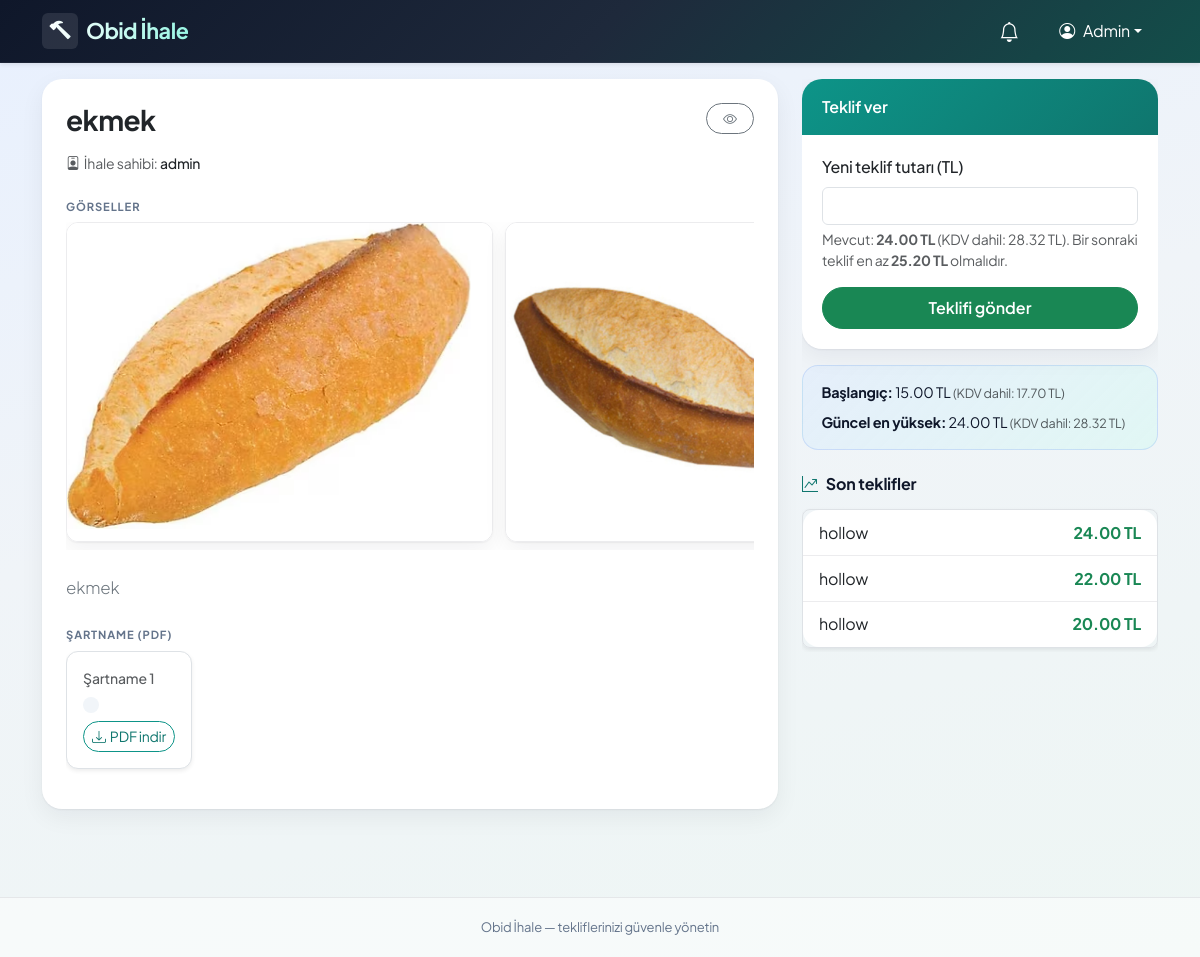
Screenshot of /auctions/29/ (signed in) with the database file from the repository.
### auctions/models.py (models this page shows, shortened)
class Auction(models.Model):
    owner = models.ForeignKey(
        User,
        on_delete=models.CASCADE,
        related_name = "auctions")
    winner = models.ForeignKey(
        User,
        on_delete=models.SET_NULL,
        null=True,
        blank=True,
        related_name="won_auctions"
    )
    title = models.CharField(max_length=200)
    description = models.TextField()
    starting_price = models.DecimalField(max_digits=10, decimal_places=2)
    current_price = models.DecimalField(max_digits=10, decimal_places=2)
    vat_rate = models.DecimalField(max_digits=3, decimal_places=2, default=Decimal('0.18'), help_text="KDV oranı (örn: 0.18 için %18)")
    created_at = models.DateTimeField(auto_now_add=True)
    active = models.BooleanField(default=True)
    end_time = models.DateTimeField(null=True, blank=True)
    def expire_if_needed(self):
        if self.active and self.end_time and timezone.now() > self.end_time:
            self._close_auction()
            return True
        return False
    @classmethod
    def expire_overdue(cls):
        expired_auctions = cls.objects.filter(active=True, end_time__isnull=False, end_time__lt=timezone.now()).prefetch_related('bids')
        updated_count = 0
        for auction in expired_auctions:
            auction._close_auction()
            updated_count += 1
        return updated_count
    def get_minimum_bid_amount(self):
        minimum = self.current_price * Decimal('1.05')
        return minimum.quantize(Decimal('0.01'), rounding=ROUND_CEILING)
    @property
    def starting_price_with_vat(self):
        return (self.starting_price * (1 + self.vat_rate)).quantize(Decimal('0.01'), rounding=ROUND_CEILING)
    @property
    def current_price_with_vat(self):
        return (self.current_price * (1 + self.vat_rate)).quantize(Decimal('0.01'), rounding=ROUND_CEILING)
    class Meta:
        verbose_name = "İhale"
        verbose_name_plural = "İhaleler"

class AuctionImage(models.Model):
    auction = models.ForeignKey(
        Auction,
        on_delete=models.CASCADE,
        related_name="images",
    )
    image = models.ImageField(upload_to="auction_gallery/")
    order = models.PositiveSmallIntegerField(default=0)
    class Meta:
        ordering = ["order", "id"]
        verbose_name = "İhale görseli"
        verbose_name_plural = "İhale görselleri"

class AuctionSpecificationFile(models.Model):
    auction = models.ForeignKey(
        Auction,
        on_delete=models.CASCADE,
        related_name="specification_files",
    )
    file = models.FileField(
        upload_to="auction_specifications/",
        validators=[FileExtensionValidator(allowed_extensions=["pdf"])],
    )
    order = models.PositiveSmallIntegerField(default=0)
    class Meta:
        ordering = ["order", "id"]
        verbose_name = "Şartname (PDF)"
        verbose_name_plural = "Şartname dosyaları"

class Bid(models.Model):
    user = models.ForeignKey(
        User,
        on_delete=models.CASCADE,
        related_name = "bids"
    )
    auction = models.ForeignKey(
        Auction,
        on_delete=models.CASCADE,
        related_name = "bids"
    )
    amount = models.DecimalField(max_digits=10, decimal_places=2)
    created_at = models.DateTimeField(auto_now_add=True)
    class Meta:
        unique_together = ('auction', 'user', 'amount')
        verbose_name = "Teklif"
        verbose_name_plural = "Teklifler"

### auctions/views.py (the view)
# urls.py: path('<int:pk>/', views.tender_detail, name='detail'),
def tender_detail(request, pk):
    auction = get_object_or_404(
        Auction.objects.prefetch_related("images", "specification_files"),
        pk=pk,
    )
    auction.expire_if_needed()
    form = None
    if request.method == "POST":
        if not request.user.is_authenticated:
            messages.warning(request, "Teklif vermek için önce giriş yapmalısınız.")
            return redirect('auctions:detail', pk=pk)
        with transaction.atomic():
            auction = Auction.objects.select_for_update().prefetch_related(
                "images", "specification_files"
            ).get(pk=pk)
            auction.expire_if_needed()
            if not auction.active:
                messages.error(request, "Bu ihale bitmiş olduğu için artık teklif kabul etmiyor.")
                return redirect('auctions:detail', pk=pk)
            form = BidForm(request.POST, auction=auction)
            if form.is_valid():
                bid = form.save(commit=False)
                bid.user = request.user
                bid.auction = auction
                try:
                    bid.save()
                except IntegrityError:
                    messages.error(
                        request,
                        "Bu teklif zaten mevcut veya işlem sırasında bir hata oluştu. Lütfen tekrar deneyiniz."
                    )
                    return redirect('auctions:detail', pk=pk)
                auction.current_price = bid.amount
                auction.save(update_fields=['current_price'])
                messages.success(request, "Teklifiniz başarıyla kaydedildi.")
                return redirect('auctions:detail', pk=pk)
            else:
                for error in form.errors.values():
                    messages.error(request, error)
    else:
        if request.user.is_authenticated:
            form = BidForm(auction=auction)
    bids = auction.bids.all().order_by('-amount')[:5]
    min_next_bid = auction.get_minimum_bid_amount()
    is_watched = False
    if request.user.is_authenticated:
        is_watched = AuctionWatchlistEntry.objects.filter(
            user=request.user, auction=auction
        ).exists()
    return render(request, 'auctions/tender_detail.html', {
        'auction': auction,
        'bids': bids,
        'form': form,
        'min_next_bid': min_next_bid,
        'is_watched': is_watched,
    })

### templates/auctions/tender_detail.html (shortened to what this page needs)
{% extends 'users/base.html' %}
{% block content %}
<div class="container py-3">
    <div class="row g-4">
        <div class="col-lg-8">
            <div class="card detail-main-card border-0 mb-4">
                <div class="card-body p-4">
                    <div class="d-flex align-items-start justify-content-between gap-3 flex-wrap mb-3">
                        <h1 class="h3 card-title mb-0 fw-bold flex-grow-1" style="letter-spacing:-0.02em;">{{ auction.title }}</h1>
                        {% if user.is_authenticated %}
                        <button type="button" id="watchlist-toggle" class="btn btn-outline-secondary btn-sm rounded-pill px-3 flex-shrink-0"
                                data-watched="{{ is_watched|yesno:'true,false' }}"
                                data-url="{% url 'auctions:toggle_watchlist' auction.id %}"
                                title="İzleme listesine ekle veya çıkar">
                            <i class="bi bi-eye{% if is_watched %}-fill{% endif %}" id="watchlist-icon" aria-hidden="true"></i>
                        </button>
                        {% endif %}
                    </div>
                    <p class="text-muted mb-4 small">
                        <i class="bi bi-person-badge me-1"></i>İhale sahibi: <span class="text-dark fw-medium">{{ auction.owner.username }}</span>
                    </p>
                    {% with imgs=auction.images.all pdfs=auction.specification_files.all %}
                        {% if imgs %}
                        <p class="section-label mb-2">Görseller</p>
                        <div class="auction-gallery mb-4" role="region" aria-label="İhale görselleri">
                            {% for gi in imgs %}
                            <img src="{{ gi.image.url }}" class="img-fluid" loading="lazy" alt="{{ auction.title }} — görsel {{ forloop.counter }}">
                            {% endfor %}
                        </div>
                        {% endif %}
                        <p class="lead text-secondary mb-4" style="font-size:1.05rem;line-height:1.65;">{{ auction.description }}</p>
                        {% if pdfs %}
                        <p class="section-label mb-2">Şartname (PDF)</p>
                        <div class="pdf-viewers-row mb-2" role="region" aria-label="Şartname PDF önizlemeleri">
                            {% for spec in pdfs %}
                            <div class="pdf-viewer-card flex-shrink-0 border bg-white p-3 shadow-sm"
                                 data-pdf-url="{{ spec.file.url }}">
                                <div class="small text-muted mb-2 fw-medium">Şartname {{ forloop.counter }}</div>
                                <div class="pdf-pages"></div>
                                <a href="{{ spec.file.url }}" class="btn btn-sm btn-outline-primary mt-2 w-100 rounded-pill" download>
                                    <i class="bi bi-download me-1"></i>PDF indir
                                </a>
                            </div>
                            {% endfor %}
                        </div>
                        {% endif %}
                    {% endwith %}
                </div>
            </div>
        </div>
        <div class="col-lg-4">
            <aside class="auction-sidebar-sticky">
            <div class="card bid-panel-card mb-3">
                <div class="card-header text-white">Teklif ver</div>
                <div class="card-body">
                    {% if auction.active %}
                        {% if user.is_authenticated %}
                        <form method="POST">
                            <div class="mb-3">
                                <label class="form-label fw-medium">Yeni teklif tutarı (TL)</label>
                                {{ form.amount }}
                                <div class="form-text small">
                                    Mevcut: <strong>{{ auction.current_price }} TL</strong> (KDV dahil: {{ auction.current_price_with_vat }} TL). Bir sonraki teklif en az <strong>{{ min_next_bid }} TL</strong> olmalıdır.
                                </div>
                            </div>
                            <button type="submit" class="btn btn-success w-100 rounded-pill py-2 fw-semibold">Teklifi gönder</button>
                        </form>
                        {% else %}
                        <div class="alert alert-warning small mb-3 rounded-3 border-0">Teklif vermek için giriş yapmalısınız.</div>
                        <a href="{% url 'users:login' %}" class="btn btn-primary w-100 rounded-pill py-2">Giriş yap</a>
                        {% endif %}
                    {% else %}
                        <div class="alert alert-secondary small mb-0 rounded-3">Bu ihale tekliflere kapalıdır.</div>
                    {% endif %}
                </div>
            </div>
            <div class="info-strip mb-4">
                <div class="d-flex flex-column gap-2">
                    <span><strong>Başlangıç:</strong> {{ auction.starting_price }} TL <small class="text-muted">(KDV dahil: {{ auction.starting_price_with_vat }} TL)</small></span>
                    <span><strong>Güncel en yüksek:</strong> {{ auction.current_price }} TL <small class="text-muted">(KDV dahil: {{ auction.current_price_with_vat }} TL)</small></span>
                </div>
            </div>
            <div class="bids-list">
                <h2 class="h6 fw-bold mb-3 d-flex align-items-center gap-2">
                    <i class="bi bi-graph-up-arrow text-primary"></i> Son teklifler
                </h2>
                <ul class="list-group list-group-flush shadow-sm rounded-3 overflow-hidden border">
                    {% for bid in bids %}
                        <li class="list-group-item d-flex justify-content-between align-items-center">
                            <span class="text-truncate me-2">{{ bid.user.username }}</span>
                            <strong class="text-success text-nowrap">{{ bid.amount }} TL</strong>
                        </li>
                    {% empty %}
                        <li class="list-group-item text-muted text-center small py-4">Henüz teklif yok.</li>
                    {% endfor %}
                </ul>
            </div>
            </aside>
        </div>
    </div>
</div>
{% endblock %}

### templates/users/base.html (shortened to what this page needs)
{% load static %}
<!DOCTYPE html>
<html lang="tr">
<head>
    <link href="https://cdn.jsdelivr.net/npm/bootstrap@5.3.0/dist/css/bootstrap.min.css" rel="stylesheet">
    <link rel="stylesheet" href="https://cdn.jsdelivr.net/npm/bootstrap-icons@1.11.1/font/bootstrap-icons.css">
    <link rel="stylesheet" href="{% static 'css/app.css' %}">
</head>
<body class="d-flex flex-column min-vh-100">
    <nav class="navbar navbar-expand-lg navbar-dark navbar-obid shadow-sm">
        <div class="container">
            <a class="navbar-brand fw-bold d-flex align-items-center gap-2" href="{% url 'users:dashboard' %}">
                <span class="rounded-2 d-inline-flex align-items-center justify-content-center bg-white bg-opacity-10" style="width:2.25rem;height:2.25rem;">
                    <i class="bi bi-hammer text-info"></i>
                </span>
                Obid İhale
            </a>
            <div class="collapse navbar-collapse" id="navbarNav">
                <div class="navbar-nav align-items-lg-center gap-1 gap-lg-2">
                    {% if user.is_authenticated %}
                        <div class="nav-item dropdown">
                            <a class="nav-link text-white position-relative py-2 px-2 rounded-3" href="#" id="navNotifications" role="button" data-bs-toggle="dropdown" data-bs-auto-close="outside" aria-expanded="false" title="Bildirimler">
                                <i class="bi bi-bell fs-5"></i>
                            </a>
                        </div>
                        <div class="nav-item dropdown">
                            <a class="nav-link dropdown-toggle text-white d-flex align-items-center" href="#" role="button" data-bs-toggle="dropdown" aria-expanded="false">
                                <i class="bi bi-person-circle me-2"></i><span class="d-none d-sm-inline">{{ user.username|title }}</span>
                            </a>
                        </div>
                    {% else %}
                        <a class="btn btn-outline-light btn-sm px-4 rounded-pill" href="{% url 'users:login' %}">Giriş Yap</a>
                    {% endif %}
                </div>
            </div>
        </div>
    </nav>
    <div class="container-fluid main-wrap flex-grow-1 px-3 px-md-4">
        {% block content %}
        {% endblock %}
    </div>
    <footer class="site-footer mt-auto">
        <div class="container">
            <span class="opacity-85">Obid İhale — tekliflerinizi güvenle yönetin</span>
        </div>
    </footer>
</body>
</html>

### rows the page displays
Auction: title "ekmek", owner.username "admin", description "ekmek", current_price "24.00", current_price_with_vat "28.32", starting_price "15.00", starting_price_with_vat "17.70"
AuctionImage: image (picture)
AuctionImage: image (picture)
Bid: user.username "hollow", amount "24.00"
Bid: user.username "hollow", amount "22.00"
Bid: user.username "hollow", amount "20.00"

### other values shown
{{ user.username|title }} "Admin"
{{ min_next_bid }} "25.20"
